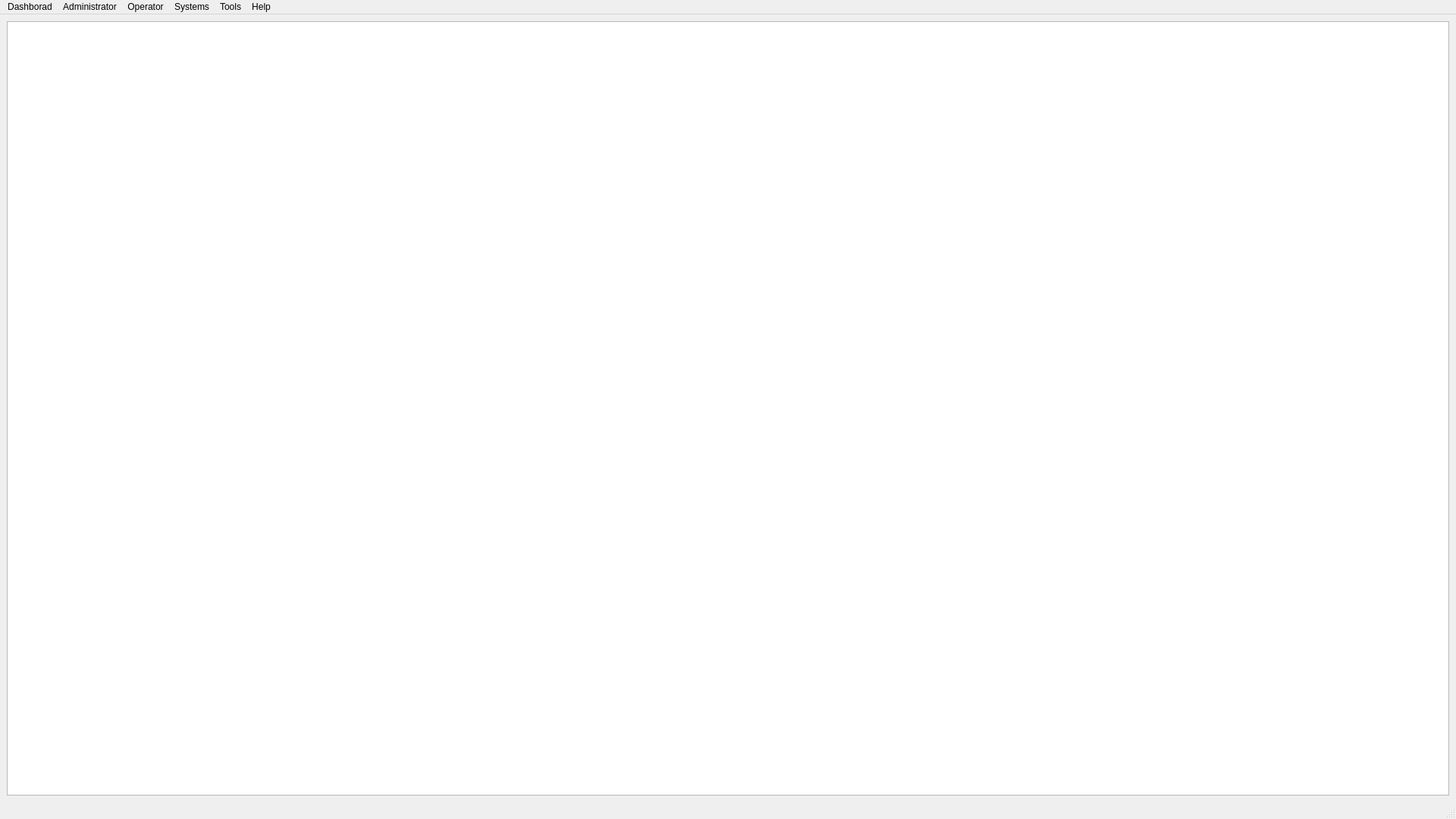
<?xml version="1.0" encoding="UTF-8"?>
<ui version="4.0">
 <class>MainWindow</class>
 <widget class="QMainWindow" name="MainWindow">
  <property name="geometry">
   <rect>
    <x>0</x>
    <y>0</y>
    <width>1920</width>
    <height>1080</height>
   </rect>
  </property>
  <property name="windowTitle">
   <string>AI Vision Pro</string>
  </property>
  <property name="windowIcon">
   <iconset>
    <normaloff>../module_3/assert/icon/artificial-intelligence.ico</normaloff>../module_3/assert/icon/artificial-intelligence.ico</iconset>
  </property>
  <property name="windowOpacity">
   <double>10.000000000000000</double>
  </property>
  <widget class="QWidget" name="centralwidget">
   <layout class="QGridLayout" name="gridLayout">
    <item row="0" column="0">
     <widget class="QGraphicsView" name="graphicsView"/>
    </item>
   </layout>
  </widget>
  <widget class="QMenuBar" name="menubar">
   <property name="geometry">
    <rect>
     <x>0</x>
     <y>0</y>
     <width>1920</width>
     <height>21</height>
    </rect>
   </property>
   <widget class="QMenu" name="menuOpen">
    <property name="title">
     <string>Dashborad</string>
    </property>
    <addaction name="actiondevice_configuration_settings"/>
   </widget>
   <widget class="QMenu" name="menuOperator">
    <property name="title">
     <string>Operator</string>
    </property>
    <addaction name="actionDevice_Name"/>
   </widget>
   <widget class="QMenu" name="menuSetting">
    <property name="title">
     <string>Systems</string>
    </property>
    <addaction name="separator"/>
    <addaction name="actionAuto_Configuration"/>
    <addaction name="action_Reset_Application"/>
    <addaction name="actionClose_Application"/>
   </widget>
   <widget class="QMenu" name="menuAdministrator">
    <property name="title">
     <string>Administrator</string>
    </property>
    <addaction name="actionConfigure_settings"/>
    <addaction name="actionCreate_User"/>
    <addaction name="actionRemove_User"/>
    <addaction name="actionHardware_Key"/>
   </widget>
   <widget class="QMenu" name="menuTools">
    <property name="title">
     <string>Tools</string>
    </property>
    <addaction name="actionScripts"/>
    <addaction name="actionData_Export"/>
    <addaction name="actionData_Import"/>
   </widget>
   <widget class="QMenu" name="menuHelp">
    <property name="title">
     <string>Help</string>
    </property>
    <addaction name="actionDocumentation"/>
    <addaction name="actionUser_Manual"/>
    <addaction name="actionAbout"/>
   </widget>
   <addaction name="menuOpen"/>
   <addaction name="menuAdministrator"/>
   <addaction name="menuOperator"/>
   <addaction name="menuSetting"/>
   <addaction name="menuTools"/>
   <addaction name="menuHelp"/>
  </widget>
  <widget class="QStatusBar" name="statusbar"/>
  <action name="actiondevice_configuration_settings">
   <property name="icon">
    <iconset>
     <normaloff>../module_3/assert/icon/maintenance.png</normaloff>../module_3/assert/icon/maintenance.png</iconset>
   </property>
   <property name="text">
    <string>Device Setup</string>
   </property>
   <property name="font">
    <font>
     <family>Microsoft Tai Le</family>
    </font>
   </property>
  </action>
  <action name="actionDevice_Name">
   <property name="icon">
    <iconset>
     <normaloff>../module_3/assert/icon/responsive.png</normaloff>../module_3/assert/icon/responsive.png</iconset>
   </property>
   <property name="text">
    <string>Device Launching</string>
   </property>
  </action>
  <action name="actionAuto_Configuration">
   <property name="icon">
    <iconset>
     <normaloff>../module_3/assert/icon/settings.png</normaloff>../module_3/assert/icon/settings.png</iconset>
   </property>
   <property name="text">
    <string>Auto Configuration</string>
   </property>
  </action>
  <action name="action_Reset_Application">
   <property name="icon">
    <iconset>
     <normaloff>../module_3/assert/icon/circular-arrows.png</normaloff>../module_3/assert/icon/circular-arrows.png</iconset>
   </property>
   <property name="text">
    <string>Reset Application</string>
   </property>
  </action>
  <action name="actionClose_Application">
   <property name="icon">
    <iconset>
     <normaloff>../module_3/assert/icon/close-window.png</normaloff>../module_3/assert/icon/close-window.png</iconset>
   </property>
   <property name="text">
    <string>Close Application</string>
   </property>
  </action>
  <action name="actionConfigure_settings">
   <property name="icon">
    <iconset>
     <normaloff>../module_3/assert/icon/gear.png</normaloff>../module_3/assert/icon/gear.png</iconset>
   </property>
   <property name="text">
    <string>Configure settings</string>
   </property>
   <property name="font">
    <font>
     <family>Microsoft Tai Le</family>
    </font>
   </property>
  </action>
  <action name="actionCreate_User">
   <property name="icon">
    <iconset>
     <normaloff>../module_3/assert/icon/add-user (1).png</normaloff>../module_3/assert/icon/add-user (1).png</iconset>
   </property>
   <property name="text">
    <string>Create User</string>
   </property>
  </action>
  <action name="actionRemove_User">
   <property name="icon">
    <iconset>
     <normaloff>../module_3/assert/icon/remove-user.png</normaloff>../module_3/assert/icon/remove-user.png</iconset>
   </property>
   <property name="text">
    <string>Remove User</string>
   </property>
  </action>
  <action name="actionHardware_Key">
   <property name="icon">
    <iconset>
     <normaloff>../module_3/assert/icon/flash-drive.png</normaloff>../module_3/assert/icon/flash-drive.png</iconset>
   </property>
   <property name="text">
    <string>Hardware Key USB</string>
   </property>
  </action>
  <action name="actionScripts">
   <property name="icon">
    <iconset>
     <normaloff>../module_3/assert/icon/source-code (1).png</normaloff>../module_3/assert/icon/source-code (1).png</iconset>
   </property>
   <property name="text">
    <string>Scripts</string>
   </property>
  </action>
  <action name="actionDocumentation">
   <property name="icon">
    <iconset>
     <normaloff>../module_3/assert/icon/research.png</normaloff>../module_3/assert/icon/research.png</iconset>
   </property>
   <property name="text">
    <string>Documentation</string>
   </property>
  </action>
  <action name="actionUser_Manual">
   <property name="icon">
    <iconset>
     <normaloff>../module_3/assert/icon/guidebook.png</normaloff>../module_3/assert/icon/guidebook.png</iconset>
   </property>
   <property name="text">
    <string>User Manual</string>
   </property>
  </action>
  <action name="actionAbout">
   <property name="icon">
    <iconset>
     <normaloff>../module_3/assert/icon/info.png</normaloff>../module_3/assert/icon/info.png</iconset>
   </property>
   <property name="text">
    <string>About</string>
   </property>
  </action>
  <action name="actionData_Export">
   <property name="icon">
    <iconset>
     <normaloff>../module_3/assert/icon/export.png</normaloff>../module_3/assert/icon/export.png</iconset>
   </property>
   <property name="text">
    <string>Data Export</string>
   </property>
  </action>
  <action name="actionData_Import">
   <property name="icon">
    <iconset>
     <normaloff>../module_3/assert/icon/import.png</normaloff>../module_3/assert/icon/import.png</iconset>
   </property>
   <property name="text">
    <string>Data Import</string>
   </property>
  </action>
 </widget>
 <resources/>
 <connections/>
</ui>
